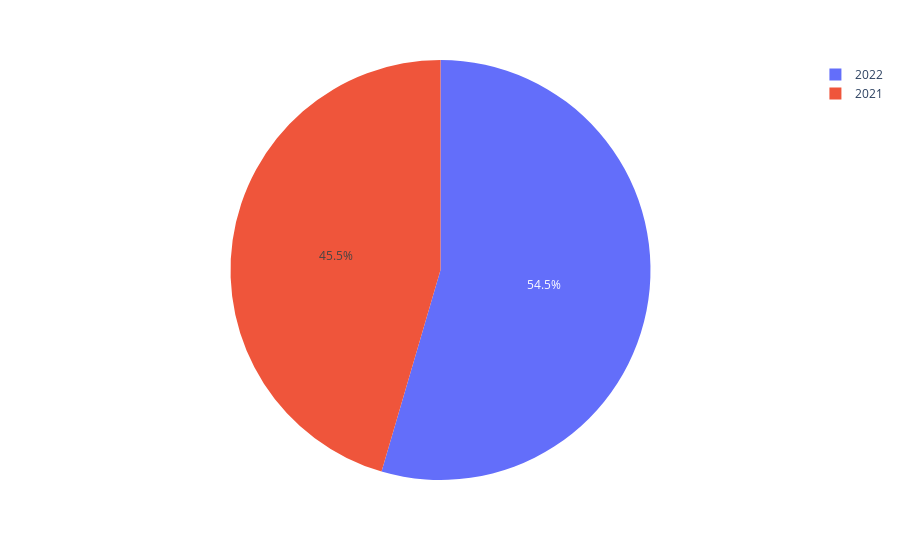

Notebook cell for this chart:
### Code cell
fig.show()

### Figure 1 — Plotly figure (JSON) as saved in the notebook; plotly's stock layout.template omitted (floating-point values rounded to 4 significant figures)
{"data": [{"domain": {"x": [0, 1], "y": [0, 1]}, "hovertemplate": "GROSS DOMESTIC PRODUCT AND EXPENDITURE AT CURRENT=%{label}<br>FINAL CONSUMPTION EXPENDITURE OF HOUSEHOLD=%{value}<extra></extra>", "labels": [2021, 2021, 2021, 2021, 2021, 2022, 2022, 2022, 2022, 2022], "legendgroup": "", "name": "", "showlegend": true, "type": "pie", "values": [25620000.0, 24280000.0, 28530000.0, 30040000.0, 108500000.0, 29260000.0, 30130000.0, 35050000.0, 35640000.0, 130100000.0]}], "layout": {"legend": {"tracegroupgap": 0}, "margin": {"t": 60}}}
